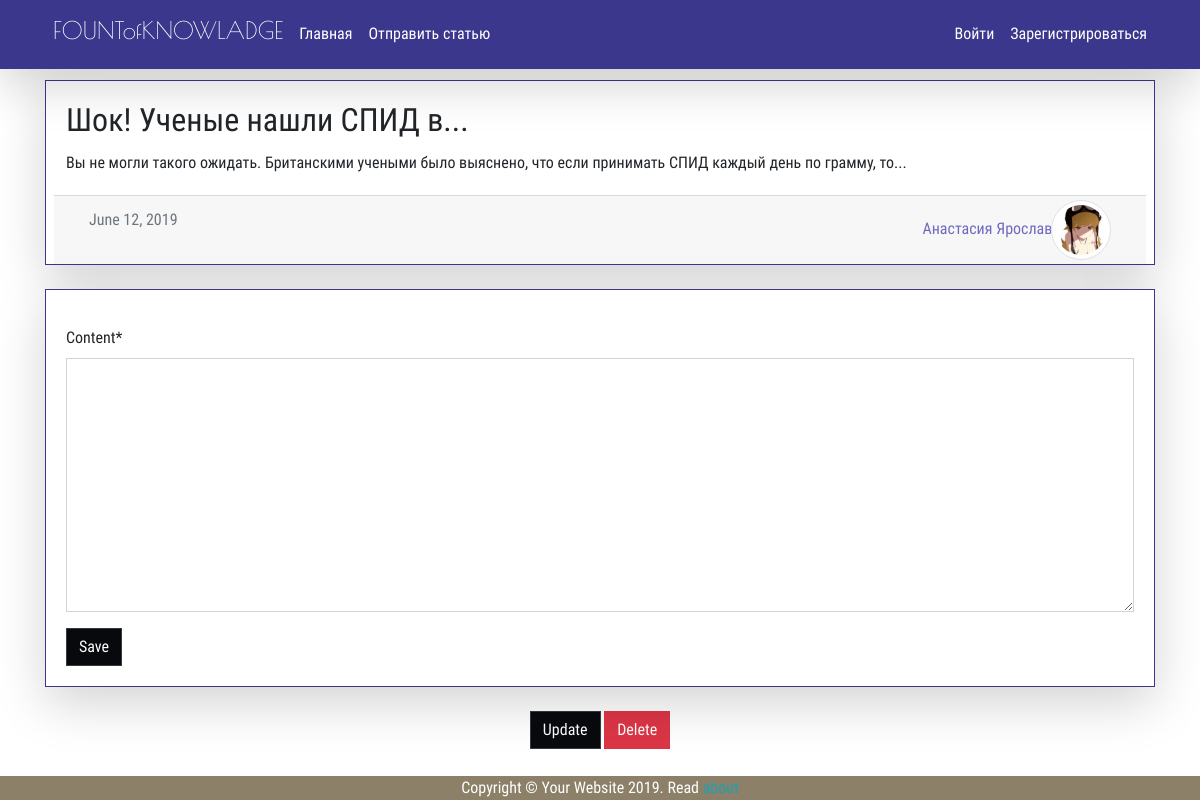
The app's page /post/6/, older data.
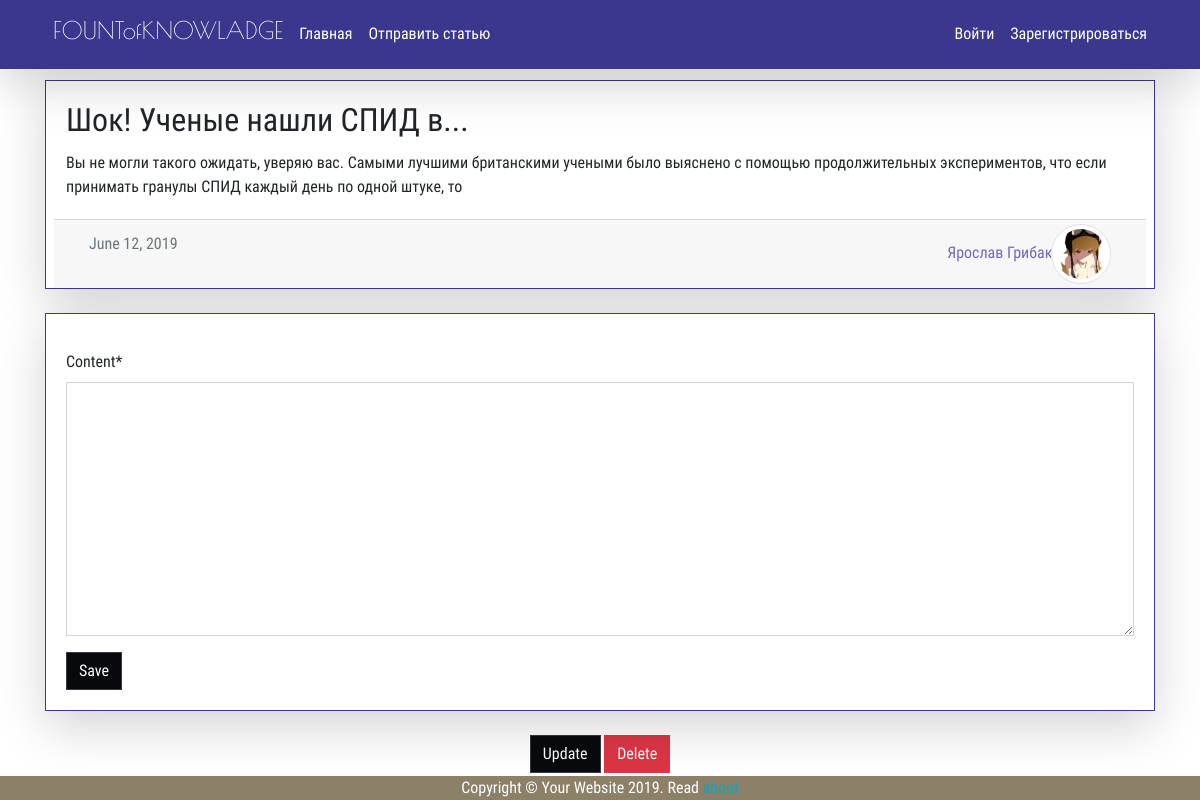
The same page, newer data.
### blog/models.py (models this page shows, shortened)
class Post(models.Model):
	title = models.CharField(max_length=100)
	content = models.TextField()
	date = models.DateTimeField(default=timezone.now)
	author = models.ForeignKey(User, on_delete=models.CASCADE)
	class Meta:
		ordering = ["-date"]

### users/models.py (models this page shows, shortened)
class Profile(models.Model):
	user = models.OneToOneField(User, on_delete=models.CASCADE, null=True)
	image = models.ImageField(default='default.png', upload_to='profile_pics')
	position = models.CharField(
		choices = [('Студент', 'Студент'),
			('Преподаватель', 'Преподаватель'),
			('Ученый', 'Ученый'),
			('Другая', 'Другая')
		],
		default = 'Другая',
		max_length = 20
	)
	access = models.CharField(
		choices = [('standart', 'standart'),
			('moderator', 'moderator'),
			('admin', 'admin')
		],
		default = 'standart',
		max_length = 20
	)

### blog/views.py (the view)
# urls.py: path('post/<pk>/', views.post_detail, name='post-detail'),
def post_detail(request, pk=None):
	post = Post.objects.get(id__exact=pk)
	if request.method == 'POST':
		form = CommentForm(request.POST)
		if form.is_valid():
			form.save(request.user, post)
	else:
		form = CommentForm()
	return render(request, 'blog/post_detail.html', {
		'object': post, 'form': form, 'comments': post.comment_set.all()
	})

### blog/forms.py (shortened to what this page needs)
class CommentForm(forms.ModelForm):
	class Meta:
		model = Comment
		fields = ['content']

### blog/templates/blog/post_detail.html (shortened to what this page needs)
{% extends 'blog/base.html' %}
{% load crispy_forms_tags %}
{% block content %}
	<div class="card mb-4 shadow-lg">
		<div class="card-body">
			<h2 class="card-title">{{ object.title }}</h2>
			<p class="card-text">{{ object.content }}</p>
		</div>
		<div class="card-footer text-muted row mx-2">
			<div class="col">
				{{ object.date|date:"F d, Y" }}
			</div>
			<div class="col float-right text-right">
				<a href="{% url 'user-detail' object.author.profile.id %}">{{ object.author.first_name }} {{ object.author.last_name }}</a>
				<img class="preview-image img-thumbnail rounded-circle" src="{{ object.author.profile.image.url }}">
			</div>
		</div>
	</div>
	{% if user %}
		<div class="card mb-4 shadow-lg">
			<form method="POST">
				<div class="card-body">
					<p class="card-text">{{ form|crispy }}</p>
					<button class="btn btn-dark" type="submit">Save</button>
				</div>
			</form>
		</div>
	{% endif %}
	{% if object.author == user or not user.profile.access == 'standart' %}
	<div class="text-center">
		<a class="btn btn-dark text-white" href="{% url 'post-update' object.id %}">Update</a>
		<a class="btn btn-danger text-white" href="{% url 'post-delete' object.id %}">Delete</a>
	</div>
	{% endif %}
{% endblock content %}

Row changes from the older to the newer data that the page shows:
changed Post "Шок! Ученые нашли СПИД в...": content "Вы не могли такого ожидать. Британскими учеными было выяснено, что если принимать СПИД каждый день по грамму, то..." → "Вы не могли такого ожидать, уверяю вас. Самыми лучшими британскими учеными было выяснено с помощью продолжительных экспериментов, что если принимать гранулы СПИД каждый день по одной штуке, то"; author.first_name "Анастасия" → "Ярослав"; author.last_name "Ярослав" → "Грибак"
